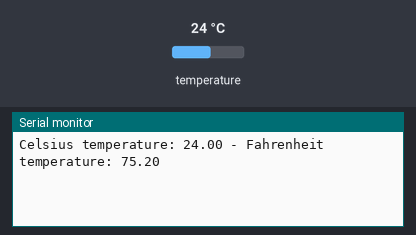
This sketch was run on a simulated ESP32. On the bench: the last lines printed to the serial monitor. Inputs (shaded band) come from the test bench; at power-on: temperature 24 °C.

Above: at 1.5 s.
1.6 s: temperature set to 12 °C
At 2.9 s:
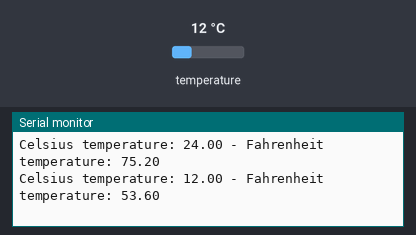
3.1 s: temperature set to 19 °C
At 4.8 s:
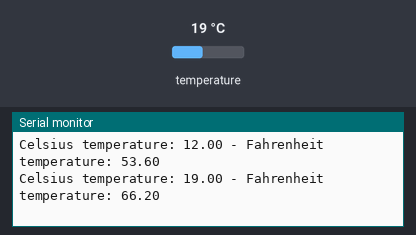
Timing chart, 0 to 6.3 s (numbered marks = the images above; inputs shaded):
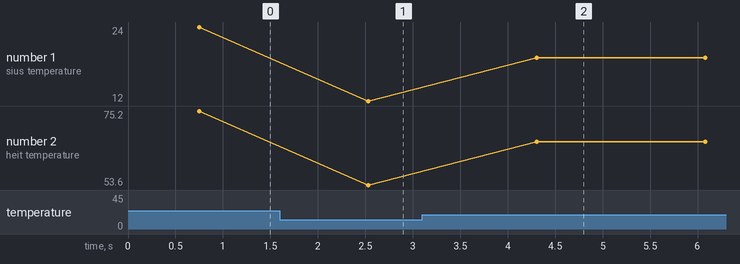

The sketch:

TemperatureSensorSetup.ino
```cpp
#include <OneWire.h>
#include <DallasTemperature.h>

TaskHandle_t TaskOtherThread;

const int INPUTPIN_TEMPERATURE = 13;
OneWire oneWire;
DallasTemperature sensors;

void setup() {
  Serial.begin(115200);
  SetupTemperatureSensor();
  setupMultithreading();
}

void loop() {

}
```

MultiThreading.ino
```cpp
void setupMultithreading(){
  xTaskCreatePinnedToCore(
      OtherThreadCode, /* Function to implement the task */
      "TaskOtherThread", /* Name of the task */
      10000,  /* Stack size in words */
      NULL,  /* Task input parameter */
      0,  /* Priority of the task */
      &TaskOtherThread,  /* Task handle. */
      0);
}

void OtherThreadCode(void * pvParameters){
  while(true){
    sensors.requestTemperatures();

    Serial.print("Celsius temperature: ");

    Serial.print(sensors.getTempCByIndex(0));
    Serial.print(" - Fahrenheit temperature: ");
    Serial.println(sensors.getTempFByIndex(0));
    delay(1000);
  }
}
```

TemperatureSensorManagement.ino
```cpp
void SetupTemperatureSensor(){
  pinMode(INPUTPIN_TEMPERATURE, INPUT_PULLUP);
  oneWire = OneWire(INPUTPIN_TEMPERATURE);
  sensors = DallasTemperature(&oneWire);
}
```

Measured:
- after the input at 1.6 s, the serial monitor: prints a new line after 0.93 s (image 1)
- after the input at 3.1 s, the serial monitor: prints a new line after 1.2 s (image 2)
- plotted number 1: 24 → 12 after the input at 1.6 s, 12 → 19 after the input at 3.1 s
- plotted number 2: 75.2 → 53.6 after the input at 1.6 s, 53.6 → 66.2 after the input at 3.1 s
